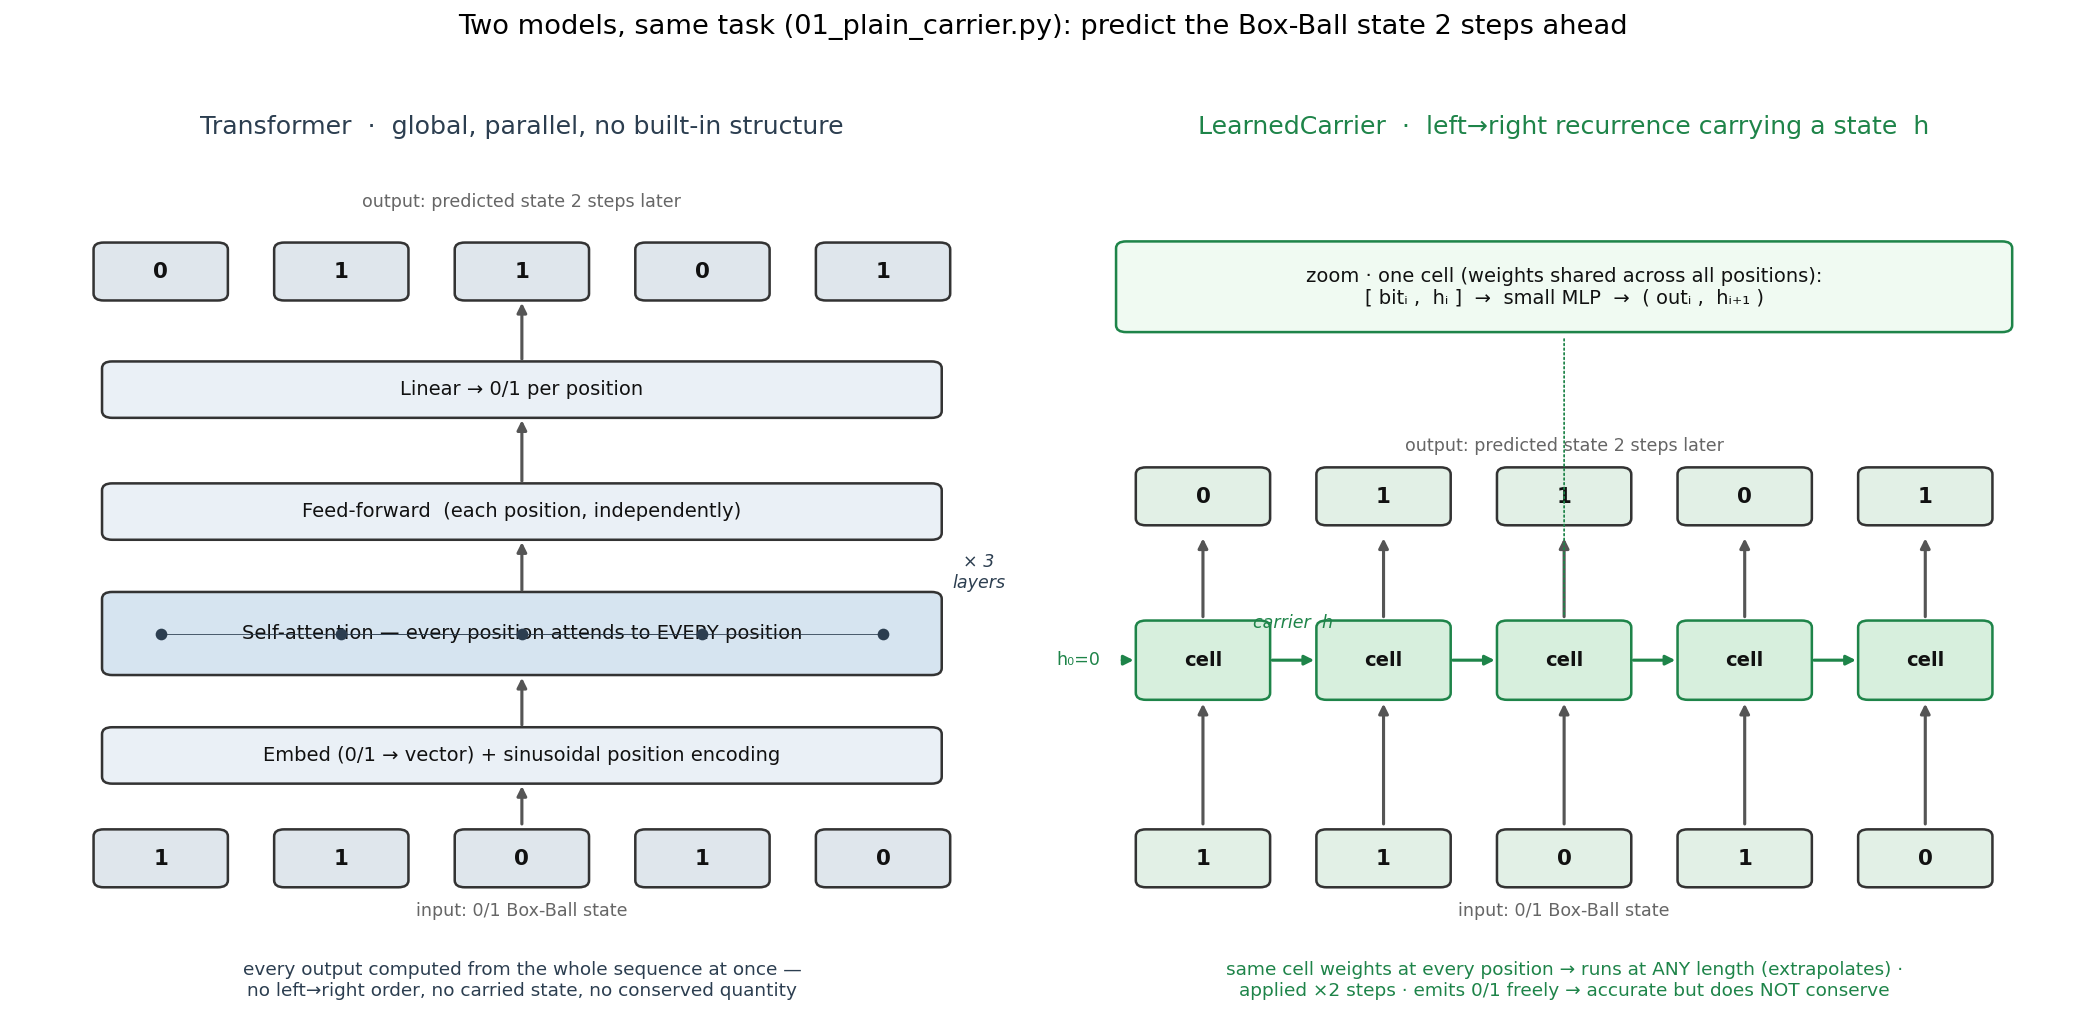

Recreate this plot in Python.
"""
Architecture diagram: the two models in 01_plain_carrier.py, side by side.

Left  = Transformer      (global self-attention, no built-in structure)
Right = LearnedCarrier   (left->right recurrent scan carrying a state h)

Same task for both: given a 0/1 Box-Ball state, predict it 2 steps later.
Outputs architecture_diagram.png (static schematic; no data / training needed).
"""
import matplotlib.pyplot as plt
from matplotlib.patches import FancyBboxPatch

BLUE, GREEN, GRY, ARR = "#2c3e50", "#1e8449", "#eef1f4", "#555"
TOK = [1.3, 2.9, 4.5, 6.1, 7.7]           # x-centres of the 5 example tokens
IN  = ["1", "1", "0", "1", "0"]
OUT = ["0", "1", "1", "0", "1"]

def box(ax, x, y, w, h, text, fc, ec="#333", fs=10, bold=False):
    ax.add_patch(FancyBboxPatch((x - w/2, y - h/2), w, h,
                 boxstyle="round,pad=0.02,rounding_size=0.09", fc=fc, ec=ec, lw=1.3))
    ax.text(x, y, text, ha="center", va="center", fontsize=fs,
            fontweight="bold" if bold else "normal", color="#111")

def up(ax, x, y0, y1, c=ARR, lw=1.6):
    ax.annotate("", xy=(x, y1), xytext=(x, y0), arrowprops=dict(arrowstyle="-|>", color=c, lw=lw))

def tokens(ax, y, labels, fc):
    for x, t in zip(TOK, labels):
        box(ax, x, y, 1.15, 0.72, t, fc, fs=11, bold=True)

fig, (aL, aR) = plt.subplots(1, 2, figsize=(15, 7.6))
for ax in (aL, aR):
    ax.set_xlim(0, 9); ax.set_ylim(0, 10); ax.axis("off")

# ───────────────────────── Transformer ─────────────────────────
aL.set_title("Transformer  ·  global, parallel, no built-in structure", fontsize=13, color=BLUE, pad=12)
tokens(aL, 0.8, IN, "#dfe6ec")
aL.text(4.5, 0.05, "input: 0/1 Box-Ball state", ha="center", fontsize=9, color="#666")
box(aL, 4.5, 2.15, 7.4, 0.7, "Embed (0/1 → vector) + sinusoidal position encoding", "#eaf0f6")
box(aL, 4.5, 3.75, 7.4, 1.05, "Self-attention — every position attends to EVERY position", "#d6e4f0")
# all-to-all hint: dots + a few connectors inside the attention box
ys = 3.75
for x in TOK: aL.plot(x, ys, "o", ms=5, color=BLUE, zorder=5)
for i in range(len(TOK)):
    for j in range(i+1, len(TOK)):
        aL.plot([TOK[i], TOK[j]], [ys, ys], color=BLUE, lw=0.5, alpha=0.35, zorder=4)
box(aL, 4.5, 5.35, 7.4, 0.7, "Feed-forward  (each position, independently)", "#eaf0f6")
aL.text(8.55, 4.55, "× 3\nlayers", ha="center", va="center", fontsize=9, color=BLUE, style="italic")
box(aL, 4.5, 6.95, 7.4, 0.7, "Linear → 0/1 per position", "#eaf0f6")
tokens(aL, 8.5, OUT, "#dfe6ec")
aL.text(4.5, 9.35, "output: predicted state 2 steps later", ha="center", fontsize=9, color="#666")
for y0, y1 in [(1.2, 1.8), (2.5, 3.22), (4.27, 5.0), (5.7, 6.6), (7.3, 8.14)]:
    up(aL, 4.5, y0, y1)
aL.text(4.5, -0.55, "every output computed from the whole sequence at once —\nno left→right order, no carried state, no conserved quantity",
        ha="center", va="top", fontsize=9.5, color=BLUE)

# ───────────────────────── LearnedCarrier ─────────────────────────
aR.set_title("LearnedCarrier  ·  left→right recurrence carrying a state  h", fontsize=13, color=GREEN, pad=12)
tokens(aR, 0.8, IN, "#e2f0e6")
aR.text(4.5, 0.05, "input: 0/1 Box-Ball state", ha="center", fontsize=9, color="#666")
# a row of shared cells, one above each token
cy = 3.4
for x in TOK:
    box(aR, x, cy, 1.15, 1.0, "cell", "#d7efdd", ec=GREEN, fs=10, bold=True)
    up(aR, x, 1.2, cy - 0.52)               # input -> cell
    up(aR, x, cy + 0.52, 5.05)              # cell  -> output
# carrier arrows left->right between cells (the state h)
aR.text(0.2, cy, "h₀=0", ha="center", va="center", fontsize=9, color=GREEN)
aR.annotate("", xy=(TOK[0]-0.58, cy), xytext=(0.55, cy), arrowprops=dict(arrowstyle="-|>", color=GREEN, lw=1.6))
for i in range(len(TOK)-1):
    aR.annotate("", xy=(TOK[i+1]-0.58, cy), xytext=(TOK[i]+0.58, cy),
                arrowprops=dict(arrowstyle="-|>", color=GREEN, lw=1.6))
aR.text((TOK[0]+TOK[1])/2, cy+0.42, "carrier  h", ha="center", fontsize=9, color=GREEN, style="italic")
tokens(aR, 5.55, OUT, "#e2f0e6")
aR.text(4.5, 6.15, "output: predicted state 2 steps later", ha="center", fontsize=9, color="#666")
# inside-one-cell callout (a zoom, not part of the vertical flow)
box(aR, 4.5, 8.3, 7.9, 1.15,
    "zoom · one cell (weights shared across all positions):\n[ bitᵢ ,  hᵢ ]  →  small MLP  →  ( outᵢ ,  hᵢ₊₁ )",
    "#f0faf2", ec=GREEN, fs=10)
aR.annotate("", xy=(4.5, 7.7), xytext=(TOK[2], cy + 0.55),
            arrowprops=dict(arrowstyle="-", color=GREEN, lw=0.9, ls=":"))
aR.text(4.5, -0.55, "same cell weights at every position → runs at ANY length (extrapolates) ·\napplied ×2 steps · emits 0/1 freely → accurate but does NOT conserve",
        ha="center", va="top", fontsize=9.5, color=GREEN)

fig.suptitle("Two models, same task (01_plain_carrier.py): predict the Box-Ball state 2 steps ahead",
             fontsize=14, y=0.99)
fig.tight_layout(rect=[0, 0.04, 1, 0.96])
fig.savefig("architecture_diagram.png", dpi=140, bbox_inches="tight")
print("saved architecture_diagram.png")
